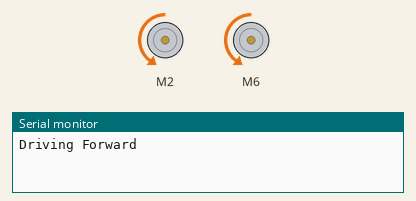
This sketch was run on a simulated Arduino Uno, built with avr-gcc and run on an emulated ATmega328P. Parts: 2 × DC motor (green arrow = forward, orange = backward, longer = faster), the last lines printed to the serial monitor.

Above: at 1.5 s.
At 4.5 s:
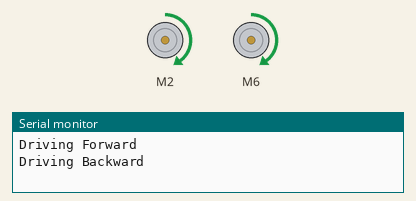
At 7.5 s:
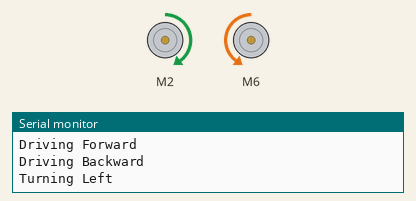
At 13.5 s:
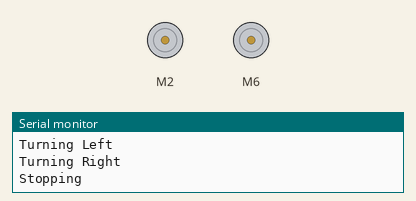
Timing chart, 0 to 19.5 s (numbered marks = the images above):
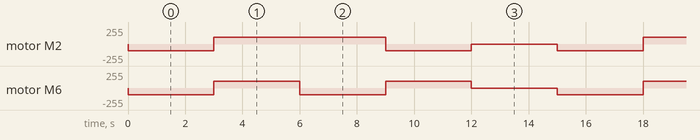

Measured:
- by itself, motor M2: repeats every 15.0 s: forward 100/255 6.0 s, backward 100/255 3.0 s, stopped 3.0 s, backward 100/255 3.0 s
- by itself, motor M6: repeats every 15.0 s: forward 100/255 3.0 s, backward 100/255 3.0 s, forward 100/255 3.0 s, stopped 3.0 s, backward 100/255 3.0 s

The sketch:

sketch_motor_example.ino
```cpp
#include <SparkFun_TB6612.h>

#define AIN1 2
#define AIN2 4
#define PWMA 3
#define STBY 9
#define SPEED 100
#define BIN1 6
#define BIN2 7
#define PWMB 5
#define leftSensor  A0
#define rightSensor A1

const int offsetA = -1;
const int offsetB = -1;

Motor leftMotor = Motor(AIN1, AIN2, PWMA, offsetA, STBY);
Motor rightMotor = Motor(BIN1, BIN2, PWMB, offsetB, STBY);

void setup() {
  Serial.begin(9600);
}

void loop(){
  Serial.println("Driving Forward");
  leftMotor.drive(SPEED);
  rightMotor.drive(SPEED);
  delay(3000);
  Serial.println("Driving Backward");
  leftMotor.drive(-SPEED);
  rightMotor.drive(-SPEED);
  delay(3000);
  Serial.println("Turning Left");
  leftMotor.drive(-SPEED);
  rightMotor.drive(SPEED);
  delay(3000);
  Serial.println("Turning Right");
  leftMotor.drive(SPEED);
  rightMotor.drive(-SPEED);
  delay(3000);
  Serial.println("Stopping");
  leftMotor.brake();
  rightMotor.brake();
  delay(3000);
}
```
